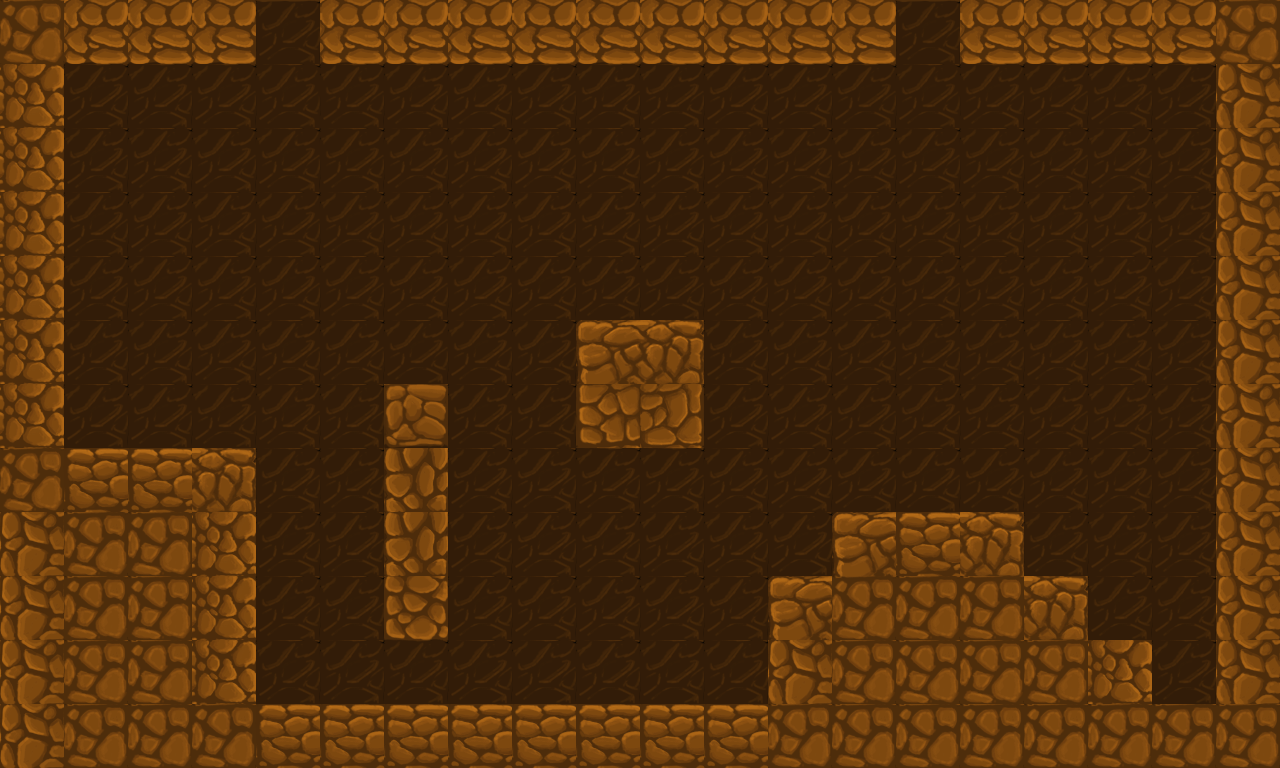

A 2D game scene composited from a Tiled map and its tileset images. What follows is a short description and the map's XML, with each tile layer's data collapsed to a summary:
An orthogonal 20x12 tile map with 64x64 px tiles, 2 tile layers (Background, Ground) and 11 objects (11x solid).

<map version="1.0" orientation="orthogonal" width="20" height="12" tilewidth="64" tileheight="64">
 <tileset firstgid="1" name="Clearsheet" tilewidth="64" tileheight="64">
  <image source="clearsheet.png" width="384" height="192" />
 </tileset>
 <layer name="Background" width="20" height="12">
  <data>[240 cells, 240 non-empty, 1 distinct tile ids]</data>
 </layer>
 <layer name="Ground" width="20" height="12">
  <data>[240 cells, 96 non-empty, 14 distinct tile ids]</data>
 </layer>
 <objectgroup name="Hitboxes" width="20" height="12">
  <object type="solid" x="0" y="0" width="1277" height="60" />
  <object type="solid" x="0" y="-1" width="60" height="452" />
  <object type="solid" x="-1" y="449" width="256" height="316" />
  <object type="solid" x="256" y="707" width="516" height="60" />
  <object type="solid" x="771" y="577" width="315" height="191" />
  <object type="solid" x="835" y="512" width="187" height="65" />
  <object type="solid" x="1087" y="643" width="65" height="125" />
  <object type="solid" x="1152" y="704" width="128" height="63" />
  <object type="solid" x="1217" y="61" width="60" height="643" />
  <object type="solid" x="580" y="321" width="120" height="121" />
  <object type="solid" x="387" y="385" width="57" height="251" />
 </objectgroup>
</map>